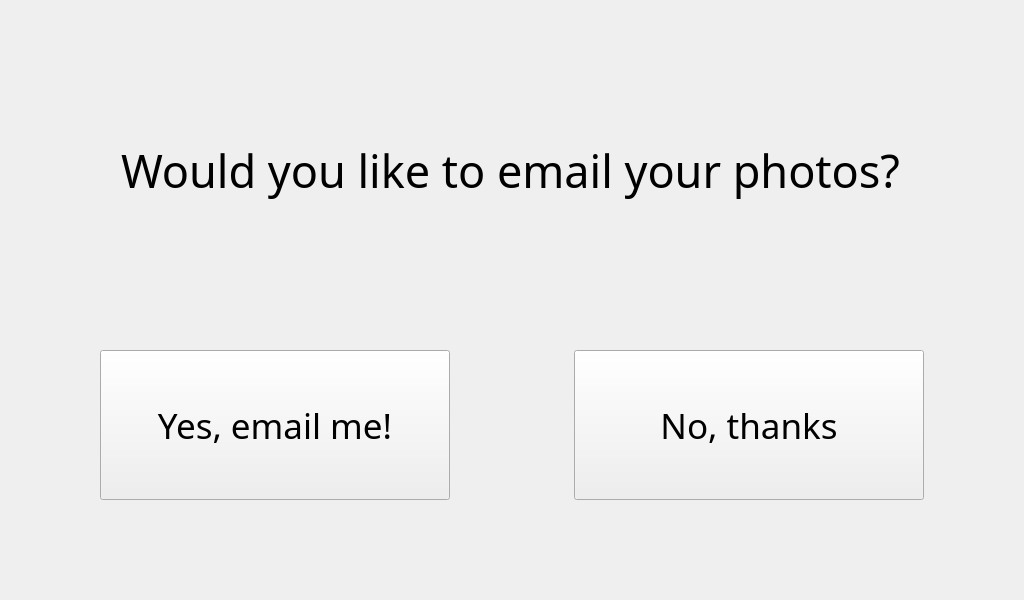
<?xml version="1.0" encoding="UTF-8"?>
<ui version="4.0">
 <class>Ask_Email</class>
 <widget class="QWidget" name="Ask_Email">
  <property name="geometry">
   <rect>
    <x>0</x>
    <y>0</y>
    <width>1024</width>
    <height>600</height>
   </rect>
  </property>
  <property name="windowTitle">
   <string>Form</string>
  </property>
  <widget class="QLabel" name="background">
   <property name="geometry">
    <rect>
     <x>0</x>
     <y>0</y>
     <width>1024</width>
     <height>600</height>
    </rect>
   </property>
   <property name="text">
    <string/>
   </property>
  </widget>
  <widget class="QLabel" name="label_main">
   <property name="geometry">
    <rect>
     <x>0</x>
     <y>80</y>
     <width>1021</width>
     <height>181</height>
    </rect>
   </property>
   <property name="font">
    <font>
     <family>Pacifico</family>
     <pointsize>34</pointsize>
     <weight>50</weight>
     <bold>false</bold>
    </font>
   </property>
   <property name="text">
    <string>Would you like to email your photos?</string>
   </property>
   <property name="alignment">
    <set>Qt::AlignCenter</set>
   </property>
  </widget>
  <widget class="QPushButton" name="pushButton_no">
   <property name="geometry">
    <rect>
     <x>574</x>
     <y>350</y>
     <width>350</width>
     <height>150</height>
    </rect>
   </property>
   <property name="font">
    <font>
     <family>Pacifico</family>
     <pointsize>26</pointsize>
     <weight>50</weight>
     <bold>false</bold>
    </font>
   </property>
   <property name="text">
    <string>No, thanks</string>
   </property>
  </widget>
  <widget class="QPushButton" name="pushButton_yes">
   <property name="geometry">
    <rect>
     <x>100</x>
     <y>350</y>
     <width>350</width>
     <height>150</height>
    </rect>
   </property>
   <property name="font">
    <font>
     <family>Pacifico</family>
     <pointsize>26</pointsize>
     <weight>50</weight>
     <bold>false</bold>
    </font>
   </property>
   <property name="text">
    <string>Yes, email me!</string>
   </property>
  </widget>
 </widget>
 <resources/>
 <connections/>
</ui>
